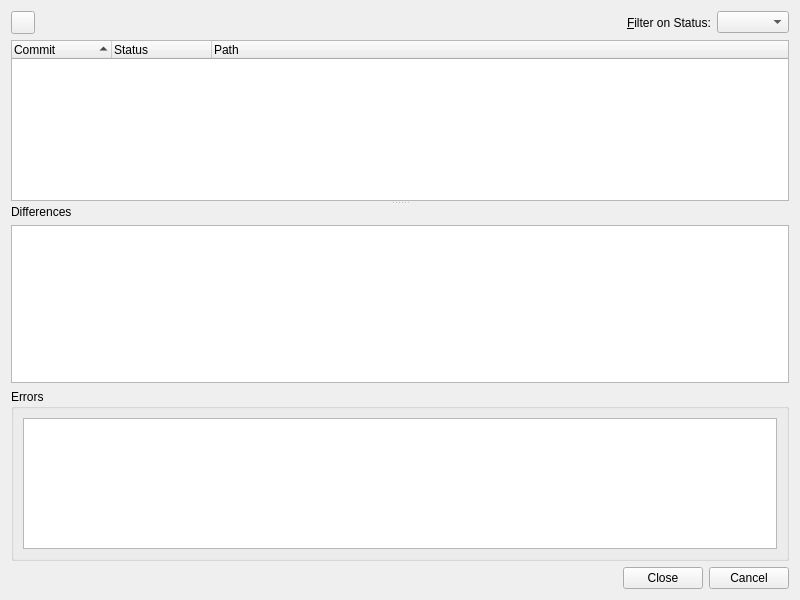
<?xml version="1.0" encoding="UTF-8"?>
<ui version="4.0">
 <class>HgStatusDialog</class>
 <widget class="QWidget" name="HgStatusDialog">
  <property name="geometry">
   <rect>
    <x>0</x>
    <y>0</y>
    <width>800</width>
    <height>600</height>
   </rect>
  </property>
  <property name="windowTitle">
   <string>Mercurial Status</string>
  </property>
  <property name="whatsThis">
   <string>&lt;b&gt;Mercurial Status&lt;/b&gt;
&lt;p&gt;This dialog shows the status of the selected file or project.&lt;/p&gt;</string>
  </property>
  <layout class="QVBoxLayout" name="verticalLayout">
   <item>
    <layout class="QHBoxLayout" name="horizontalLayout_2">
     <item>
      <widget class="QToolButton" name="actionsButton">
       <property name="toolTip">
        <string>Select action from menu</string>
       </property>
       <property name="popupMode">
        <enum>QToolButton::InstantPopup</enum>
       </property>
      </widget>
     </item>
     <item>
      <spacer name="horizontalSpacer_2">
       <property name="orientation">
        <enum>Qt::Horizontal</enum>
       </property>
       <property name="sizeHint" stdset="0">
        <size>
         <width>40</width>
         <height>20</height>
        </size>
       </property>
      </spacer>
     </item>
     <item>
      <widget class="QLabel" name="label">
       <property name="text">
        <string>&amp;Filter on Status:</string>
       </property>
       <property name="buddy">
        <cstring>statusFilterCombo</cstring>
       </property>
      </widget>
     </item>
     <item>
      <widget class="QComboBox" name="statusFilterCombo">
       <property name="toolTip">
        <string>Select the status of entries to be shown</string>
       </property>
       <property name="sizeAdjustPolicy">
        <enum>QComboBox::AdjustToContents</enum>
       </property>
      </widget>
     </item>
    </layout>
   </item>
   <item>
    <widget class="QSplitter" name="diffSplitter">
     <property name="sizePolicy">
      <sizepolicy hsizetype="Preferred" vsizetype="Expanding">
       <horstretch>0</horstretch>
       <verstretch>2</verstretch>
      </sizepolicy>
     </property>
     <property name="orientation">
      <enum>Qt::Vertical</enum>
     </property>
     <property name="childrenCollapsible">
      <bool>false</bool>
     </property>
     <widget class="QTreeWidget" name="statusList">
      <property name="sizePolicy">
       <sizepolicy hsizetype="Expanding" vsizetype="Expanding">
        <horstretch>0</horstretch>
        <verstretch>0</verstretch>
       </sizepolicy>
      </property>
      <property name="alternatingRowColors">
       <bool>true</bool>
      </property>
      <property name="selectionMode">
       <enum>QAbstractItemView::ExtendedSelection</enum>
      </property>
      <property name="rootIsDecorated">
       <bool>false</bool>
      </property>
      <property name="sortingEnabled">
       <bool>true</bool>
      </property>
      <column>
       <property name="text">
        <string>Commit</string>
       </property>
      </column>
      <column>
       <property name="text">
        <string>Status</string>
       </property>
      </column>
      <column>
       <property name="text">
        <string>Path</string>
       </property>
      </column>
     </widget>
     <widget class="QWidget" name="layoutWidget">
      <layout class="QVBoxLayout" name="verticalLayout_2">
       <item>
        <widget class="QLabel" name="diffLabel">
         <property name="text">
          <string>Differences</string>
         </property>
        </widget>
       </item>
       <item>
        <widget class="QPlainTextEdit" name="diffEdit">
         <property name="sizePolicy">
          <sizepolicy hsizetype="Expanding" vsizetype="Expanding">
           <horstretch>0</horstretch>
           <verstretch>0</verstretch>
          </sizepolicy>
         </property>
         <property name="lineWrapMode">
          <enum>QPlainTextEdit::NoWrap</enum>
         </property>
         <property name="readOnly">
          <bool>true</bool>
         </property>
         <property name="tabStopDistance">
          <double>8.000000000000000</double>
         </property>
        </widget>
       </item>
      </layout>
     </widget>
    </widget>
   </item>
   <item>
    <widget class="QGroupBox" name="errorGroup">
     <property name="sizePolicy">
      <sizepolicy hsizetype="Preferred" vsizetype="Expanding">
       <horstretch>0</horstretch>
       <verstretch>1</verstretch>
      </sizepolicy>
     </property>
     <property name="title">
      <string>Errors</string>
     </property>
     <layout class="QVBoxLayout">
      <item>
       <widget class="QTextEdit" name="errors">
        <property name="readOnly">
         <bool>true</bool>
        </property>
        <property name="acceptRichText">
         <bool>false</bool>
        </property>
       </widget>
      </item>
     </layout>
    </widget>
   </item>
   <item>
    <widget class="QDialogButtonBox" name="buttonBox">
     <property name="orientation">
      <enum>Qt::Horizontal</enum>
     </property>
     <property name="standardButtons">
      <set>QDialogButtonBox::Cancel|QDialogButtonBox::Close</set>
     </property>
    </widget>
   </item>
  </layout>
 </widget>
 <pixmapfunction>qPixmapFromMimeSource</pixmapfunction>
 <tabstops>
  <tabstop>actionsButton</tabstop>
  <tabstop>statusFilterCombo</tabstop>
  <tabstop>statusList</tabstop>
  <tabstop>diffEdit</tabstop>
  <tabstop>errors</tabstop>
 </tabstops>
 <resources/>
 <connections/>
</ui>
